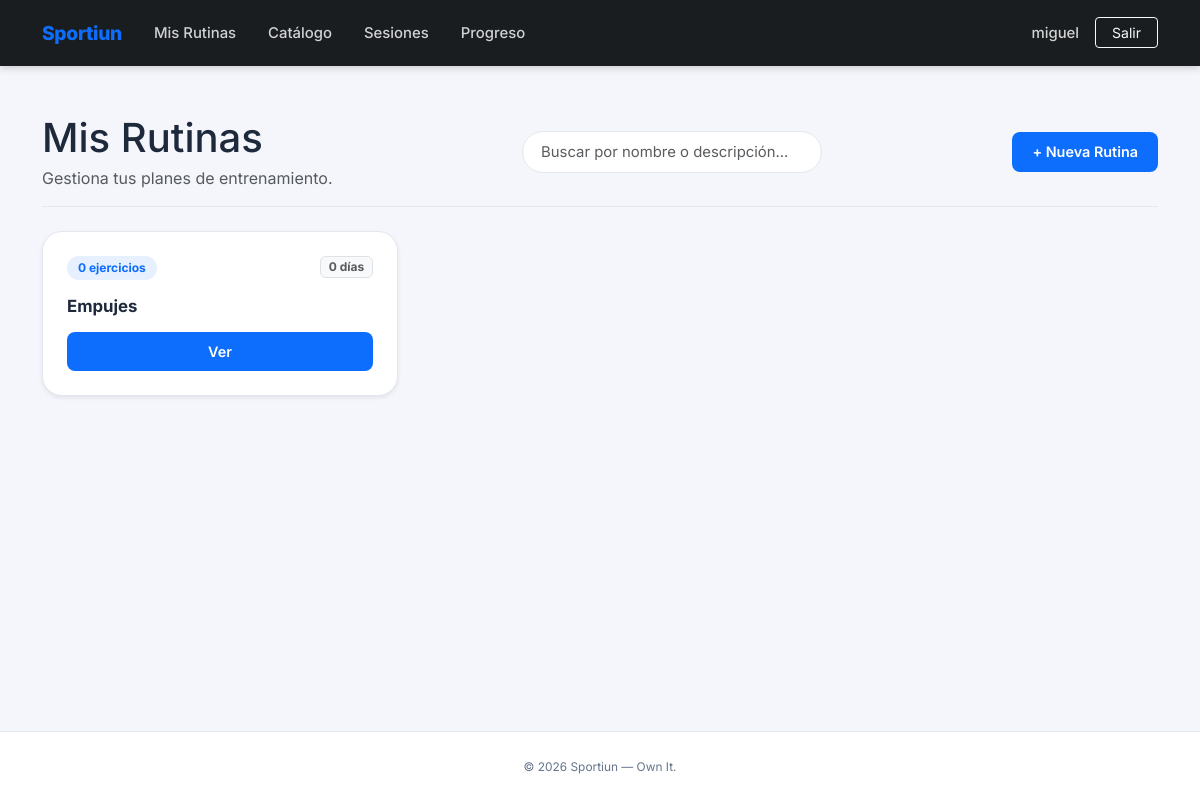
The page /gym/ (signed in) on the database as committed earlier.
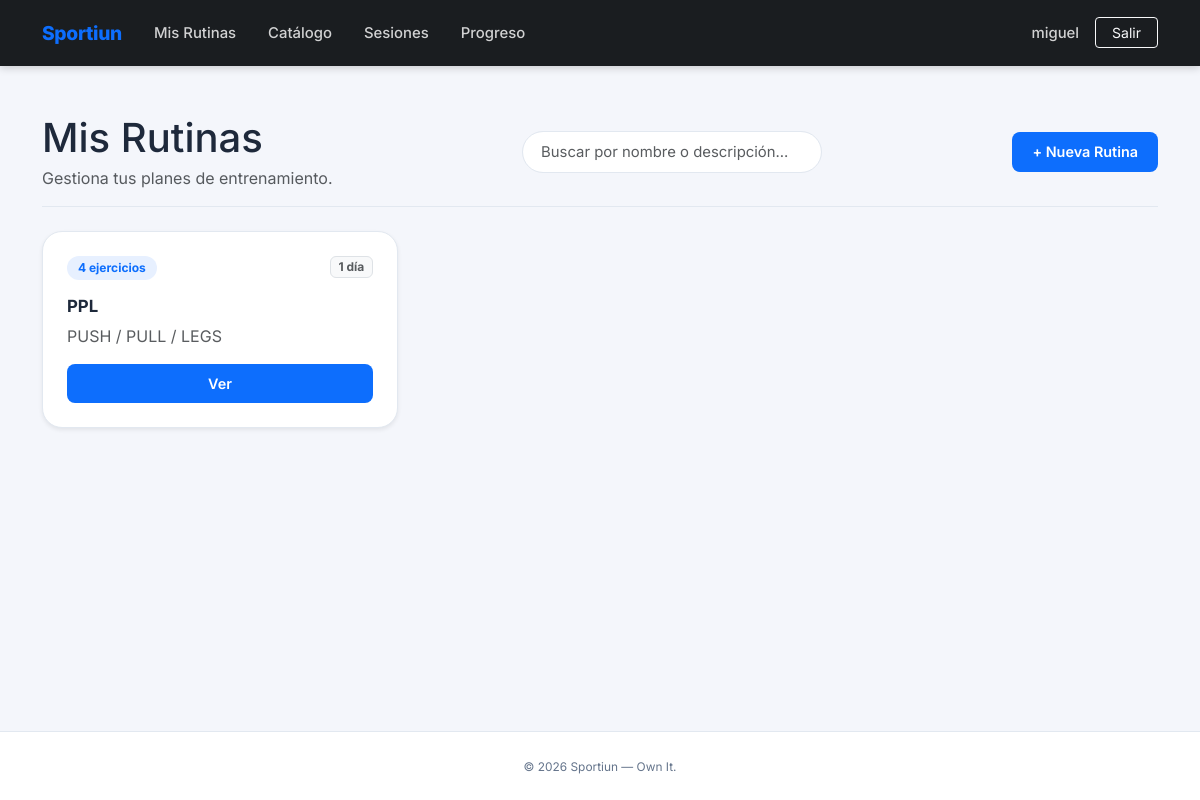
The same page on the database as committed later.
### gym/models.py (models this page shows, shortened)
class Rutina(models.Model):
    usuario = models.ForeignKey(User, on_delete=models.CASCADE, related_name='rutinas')
    nombre = models.CharField(max_length=200)
    descripcion = models.TextField(blank=True)
    fecha_creacion = models.DateTimeField(auto_now_add=True)
    class Meta:
        ordering = ['-fecha_creacion']
    @property
    def total_ejercicios(self):
        return Ejercicio.objects.filter(dia_rutina__rutina=self).count()

### gym/views.py (the view)
# urls.py: path('', views.rutinas_list, name='rutinas_list'),
@login_required
def rutinas_list(request):
    rutinas = Rutina.objects.filter(usuario=request.user)
    return render(request, 'gym/rutinas_list.html', {'rutinas': rutinas})

### gym/templates/gym/rutinas_list.html (shortened to what this page needs)
{% extends 'base.html' %}
{% load static %}
{% block content %}
<div class="page-header d-flex flex-column flex-md-row justify-content-between align-items-md-center gap-3 mb-4">
    <div>
        <h1 class="fw-extrabold mb-1">Mis Rutinas</h1>
        <p class="text-muted mb-0">Gestiona tus planes de entrenamiento.</p>
    </div>
    <div class="search-box" style="min-width: 300px;">
        <input type="text" id="routineSearch" class="form-control" placeholder="Buscar por nombre o descripción...">
    </div>
    <a href="{% url 'gym:crear_rutina' %}" class="btn btn-custom-primary">
        + Nueva Rutina
    </a>
</div>
<div class="row" id="routineContainer">
    {% for rutina in rutinas %}
    <div class="col-md-6 col-lg-4 mb-4 routine-item">
        <div class="card routine-card h-100 shadow-sm">
            <div class="card-body p-4">
                <div class="d-flex justify-content-between align-items-start mb-3">
                    <span class="exercise-count">{{ rutina.total_ejercicios }} ejercicio{% if rutina.total_ejercicios != 1 %}s{% endif %}</span>
                    <span class="badge bg-light text-muted border">{{ rutina.dias.count }} día{% if rutina.dias.count != 1 %}s{% endif %}</span>
                </div>
                <h4 class="routine-name mb-2">{{ rutina.nombre }}</h4>
                <p class="card-text text-muted">{{ rutina.descripcion|default:"" }}</p>
                <div class="d-flex gap-2 mt-3">
                    <a href="{% url 'gym:detalle_rutina' rutina.id %}" class="btn btn-custom-primary flex-fill text-center">Ver</a>
                </div>
            </div>
        </div>
    </div>
    {% endfor %}
</div>
{% endblock %}

### templates/base.html (shortened to what this page needs)
<!DOCTYPE html>
<html lang="es">
<head>
    <link href="https://cdn.jsdelivr.net/npm/bootstrap@5.3.0/dist/css/bootstrap.min.css" rel="stylesheet">
    {% load static %}
    <link rel="stylesheet" href="{% static 'css/style.css' %}">
</head>
<body>
    <nav class="navbar navbar-expand-lg navbar-dark sticky-top">
        <div class="container">
            <a class="navbar-brand" href="{% url 'core:inicio' %}">Sportiun</a>
            <div class="collapse navbar-collapse" id="navbarNav">
                <ul class="navbar-nav me-auto">
                    {% if user.is_authenticated %}
                    <li class="nav-item">
                        <a class="nav-link px-3" href="{% url 'gym:rutinas_list' %}">Mis Rutinas</a>
                    </li>
                    <li class="nav-item">
                        <a class="nav-link px-3" href="{% url 'gym:catalogo_ejercicios' %}">Catálogo</a>
                    </li>
                    <li class="nav-item">
                        <a class="nav-link px-3" href="{% url 'gym:historial_sesiones' %}">Sesiones</a>
                    </li>
                    <li class="nav-item">
                        <a class="nav-link px-3" href="{% url 'gym:mi_progreso' %}">Progreso</a>
                    </li>
                    {% endif %}
                </ul>
                <div class="d-flex align-items-center gap-2">
                    {% if user.is_authenticated %}
                        <a class="nav-link text-white-50 px-2 d-none d-lg-block" href="{% url 'gym:perfil' %}">
                            {{ user.username }}
                        </a>
                        <a class="btn btn-outline-light btn-sm px-3" href="{% url 'core:logout' %}">Salir</a>
                    {% else %}
                        <a class="nav-link text-white-50 px-2" href="{% url 'core:login' %}">Entrar</a>
                        <a class="btn btn-custom-primary btn-sm px-3" href="{% url 'core:registro' %}">Únete gratis</a>
                    {% endif %}
                </div>
            </div>
        </div>
    </nav>
    <main class="container main-container my-5">
        {% block content %}{% endblock %}
    </main>
    <footer>
        <div class="container text-center">
            <small>&copy; 2026 Sportiun &mdash; Own It.</small>
        </div>
    </footer>
</body>
</html>

### static/css/style.css (style rules this page uses)
:root { --sp-primary: #0d6efd; --sp-primary-dark: #0b5ed7; --sp-primary-soft: #e7f0ff; --sp-dark: #1a1d20; --sp-surface: #f4f6fb; --sp-card: #ffffff; --sp-border: #e2e8f0; --sp-text: #1e293b; --sp-muted: #64748b; --sp-danger: #dc3545; --sp-danger-soft: #fff5f5; --sp-success-soft: #f0fdf4; --sp-radius-sm: 8px; --sp-radius-md: 14px; --sp-radius-lg: 20px; --sp-shadow-sm: 0 1px 4px rgba(0,0,0,.06); --sp-shadow-md: 0 4px 18px rgba(0,0,0,.09); --sp-shadow-lg: 0 8px 32px rgba(0,0,0,.12); }
body { font-family: 'Inter', sans-serif; background-color: var(--sp-surface); color: var(--sp-text); min-height: 100vh; display: flex; flex-direction: column; }
main.container { flex: 1; }
.navbar { background-color: var(--sp-dark) !important; padding: .85rem 0; box-shadow: 0 2px 8px rgba(0,0,0,.18); }
.navbar-brand { font-weight: 800; font-size: 1.2rem; letter-spacing: -.3px; color: var(--sp-primary) !important; }
.navbar .nav-link { font-weight: 500; font-size: .93rem; color: rgba(255,255,255,.8) !important; transition: color .15s; }
.main-container { animation: spFadeIn .4s ease; }
.btn-custom-primary { background-color: var(--sp-primary); color: #fff; border: none; border-radius: var(--sp-radius-sm); padding: .55rem 1.25rem; font-weight: 600; font-size: .9rem; transition: background .2s, transform .15s, box-shadow .2s; text-decoration: none; display: inline-block; }
footer { background-color: #fff; border-top: 1px solid var(--sp-border); padding: 1.5rem 0; margin-top: 3rem; color: var(--sp-muted); font-size: .85rem; }
.page-header { padding-bottom: 1rem; border-bottom: 1px solid var(--sp-border); margin-bottom: 1.75rem; }
.search-box .form-control { border-radius: 50px !important; border: 1px solid var(--sp-border) !important; padding-left: 1.1rem !important; }
.routine-card { border: 1px solid var(--sp-border) !important; border-radius: var(--sp-radius-lg) !important; background: var(--sp-card); transition: transform .25s ease, box-shadow .25s ease; }
.routine-name { font-size: 1.05rem; font-weight: 700; color: var(--sp-text); }
.exercise-count { background: var(--sp-primary-soft); color: var(--sp-primary); padding: 3px 11px; border-radius: 50px; font-weight: 700; font-size: .75rem; white-space: nowrap; }
.form-control, .form-select { border-radius: var(--sp-radius-sm) !important; border: 1px solid var(--sp-border) !important; padding: .58rem .9rem; font-size: .93rem; transition: border-color .2s, box-shadow .2s; background-color: #fff; color: var(--sp-text); }

Rows that differ between the two databases and show on the page:
removed Rutina: total_ejercicios "0", dias.count "0", nombre "Empujes"
now on this page (row edited): Rutina: total_ejercicios "4", dias.count "1", nombre "PPL", descripcion "PUSH / PULL / LEGS"
